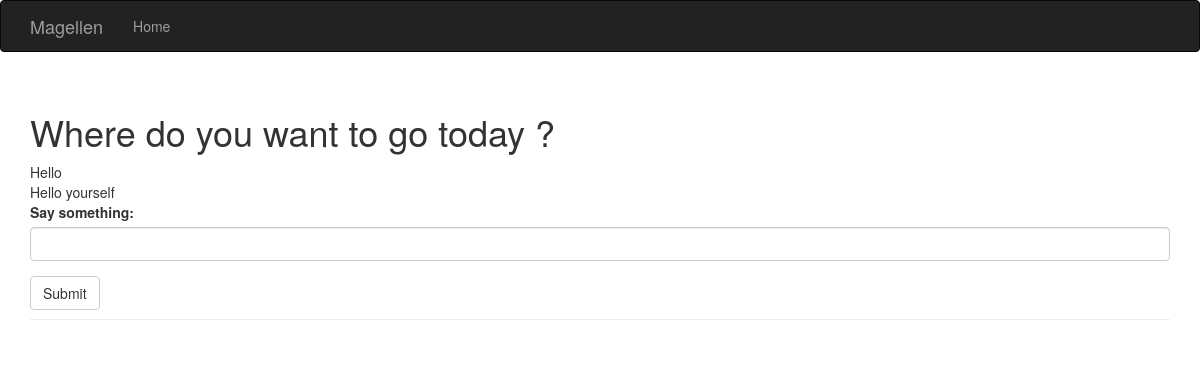
Before: / with the older database file.
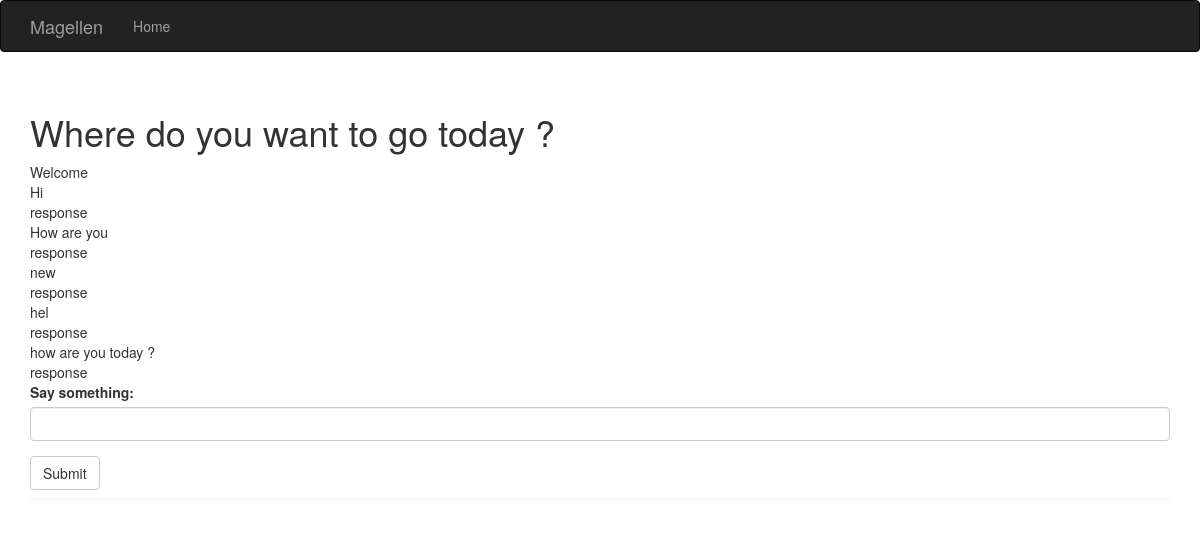
After: the same page with the newer database file.
### magellen.py (models this page shows)
class Conversation(db.Model):
	__tablename__='Conversations'
	id = db.Column(db.Integer,primary_key=True)
	phrase = db.Column(db.String(64))
	speaker = db.Column(db.Integer)

### magellen.py (the view, shortened to what this page needs)
@app.route('/',methods = ['GET','POST'])
def index():
	form = ChatForm()
	chats  = Conversation.query.all()
	return render_template('index.html',chats = chats,form=form)

### magellen.py
class ChatForm(FlaskForm):
	sentence = StringField("Say something:",validators = [DataRequired()])
	submit = SubmitField('Submit')

### templates/index.html (shortened to what this page needs)
{% extends "bootstrap/base.html" %}
{% block navbar %}
<div class = "navbar navbar-inverse" role="navigation">
	<div class = "container">
		<div class = "navbar-header">
			<a class = "navbar-brand" href = "/">Magellen</a>
		</div>
		<div class = "navbar-collapse collapse">
			<ul class = "nav navbar-nav">
				<li><a href = "/">Home</a></li>
			</ul>
		</div>
	</div>
</div>
{% endblock %}
{% block content %}
<div class = "container">
	<div class = "page-header">
		<h1>Where do you want to go today ?</h1>
		<div class = "chat">
			{% for chat in chats%}
			<li style="list-style: none;" id="Me">{{chat.phrase}}</li>
			{% endfor %}
			{% import "bootstrap/wtf.html" as wtf %}
			{{ wtf.quick_form(form) }}
		</div>
	</div>
</div>
{% endblock %}

Changed rows visible on the page:
changed Conversation: phrase "Hello" → "Welcome"
changed Conversation (number 2 of 11 on the later page): phrase "Hello yourself" → "Hi"
added Conversation: phrase "response"
added Conversation: phrase "How are you"
added Conversation: phrase "response"
added Conversation: phrase "new"
added Conversation: phrase "response"
added Conversation: phrase "hel"
added Conversation: phrase "response"
added Conversation: phrase "how are you today ?"
added Conversation: phrase "response"
